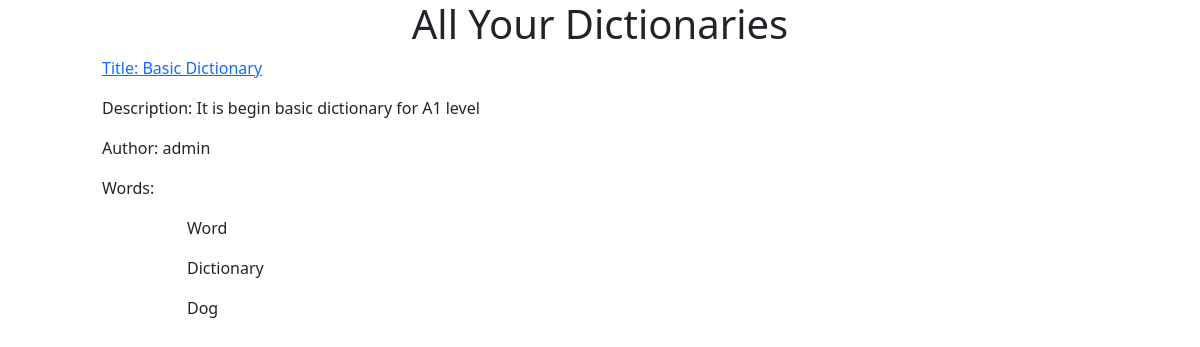
/personal-area/dictionaries/ (signed in), run on the app's committed database.
### personal_area/models.py (models this page shows, shortened)
class WordDictionary(models.Model):
    user = models.ManyToManyField(User, related_name="word_dictionaries", verbose_name=_("User"))
    title = models.CharField(max_length=300, verbose_name=_("Title"))
    description = models.TextField(verbose_name=_("Description"))
    amount_words = models.IntegerField(default=0, verbose_name=_("Amount of words"))
    author = models.ForeignKey(User, related_name="my_dictionaries", on_delete=models.PROTECT, verbose_name=_("Author"))
    date_of_create = models.DateTimeField(auto_now_add=True, verbose_name=_("Date of Create"))
    language_level_from = models.CharField(max_length=2, choices=language_level_choices,
                                           verbose_name=_("Level of Language From"))
    language_level_to = models.CharField(max_length=2, choices=language_level_choices,
                                         verbose_name=_("Level of Language To"))
    vocabulary_analysis = models.JSONField(verbose_name=_("Vocabulary Analysis"))
    class Meta:
        verbose_name = "Word Dictionary"
        verbose_name_plural = "Word Dictionaries"
        ordering = ["title", "amount_words"]

class Word(models.Model):
    dictionary = models.ManyToManyField(WordDictionary, related_name="words", verbose_name=_("Dictionary"))
    word = models.CharField(max_length=100, verbose_name=_("Word"))
    root = models.CharField(max_length=30, verbose_name=_("Root"))
    part_of_speech = models.CharField(max_length=15, choices=part_of_speech_choices, verbose_name=_("Part of Speech"))
    russian_value = models.CharField(max_length=100, verbose_name=_("Russian Value"))

### personal_area/views.py (the view)
# urls.py: path("dictionaries/", DictionaryListView.as_view(), name="dictionary-list"),
class DictionaryListView(ListView):
    template_name = "personal_area/dictionary-list.html"
    def get_queryset(self):
        queryset = WordDictionary.objects.filter(user=self.request.user).all()
        return queryset

### personal_area/templates/personal_area/dictionary-list.html (shortened to what this page needs)
{% extends "personal_area/base.html" %}
{% load i18n %}
{% block body %}
    <div class="row">
        <div class="col-1"></div>
        <div class="col-10">
            <div class="row">
                <div class="col-12" style="text-align: center;">
                    <h1>{% trans 'All Your Dictionaries' %}</h1>
                </div>
            </div>
            <div class="row">
                <div class="col-12">
                    {% for dictionary in object_list %}
                        <div class="row">
                            <div class="col-12">
                                <p><a href="{% url 'personal_area:dictionary-detail' pk=dictionary.pk %}">{% trans 'Title' %}: {{ dictionary.title }}</a></p>
                            </div>
                        </div>
                        <div class="row">
                            <div class="col-12">
                                <p>{% trans 'Description' %}: {{ dictionary.description }}</p>
                            </div>
                        </div>
                        <div class="row">
                            <div class="col-12">
                                <p>{% trans 'Author' %}: {{ dictionary.author }}</p>
                            </div>
                        </div>
                        <div class="row">
                            <div class="col-12">
                                <p>{% trans 'Words' %}:</p>
                            </div>
                        </div>
                        <div class="row">
                            <div class="col-1"></div>
                            <div class="col-10">
                                <p>{{ dictionary.words.all.0.word }}</p>
                                <p>{{ dictionary.words.all.1.word }}</p>
                                <p>{{ dictionary.words.all.2.word }}</p>
                            </div>
                            <div class="col-1"></div>
                        </div>
                    {% empty %}
                        <h2>{% trans "You don't have dictionary yet" %}. {% trans 'But you can' %} <a href="">{% trans 'create a new dictionary' %}</a>{% trans 'right now' %}</h2>
                    {% endfor %}
                </div>
            </div>
        </div>
        <div class="col-1"></div>
    </div>
{% endblock %}

### data on the page
WordDictionary: title "Basic Dictionary", description "It is begin basic dictionary for A1 level", author "admin", words.all.0.word "Word", words.all.1.word "Dictionary", words.all.2.word "Dog"
